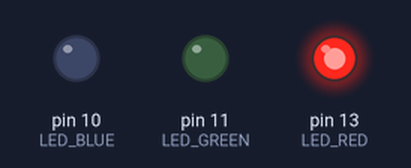
Bench run of a sketch on a simulated Arduino Uno, built with avr-gcc and run on an emulated ATmega328P. Parts: output pins drawn as LEDs (lit = HIGH).

Above: at 0.5 s.
At 2.5 s:
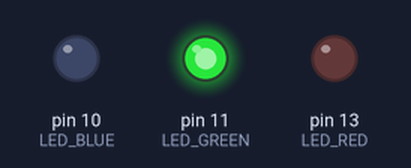
At 3.5 s:
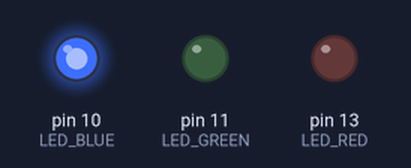
At 4.5 s:
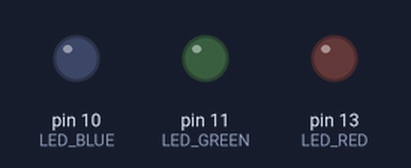
Timing chart, 0 to 6.5 s (numbered marks = the images above):
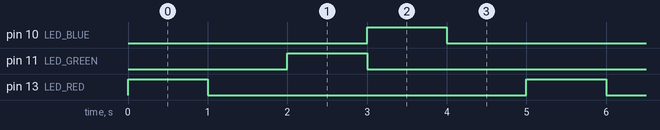

The sketch:

test_led.ino
```cpp
#define LED_RED 13
#define LED_YELLOW 12
#define LED_GREEN 11
#define LED_BLUE 10
#define LED_WHITE 9
#define INCREASE true
#define DECREASE false

unsigned int i;
bool control;

void setup() {
  pinMode(LED_RED, OUTPUT);
  //pinMode(LED_YELLOW, OUTPUT);
  pinMode(LED_GREEN, OUTPUT);
  pinMode(LED_BLUE, OUTPUT);
  //pinMode(LED_WHITE, OUTPUT);
  //i = 0;
  //control = INCREASE;
  Serial.begin(9600);
}

void loop() {

  digitalWrite(LED_WHITE, LOW);
  digitalWrite(LED_RED, HIGH);
  delay(1000);
  digitalWrite(LED_RED, LOW);
  digitalWrite(LED_YELLOW, HIGH);
  delay(1000);
  digitalWrite(LED_YELLOW, LOW);
  digitalWrite(LED_GREEN, HIGH);
  delay(1000);
  digitalWrite(LED_GREEN, LOW);
  digitalWrite(LED_BLUE, HIGH);
  delay(1000);
  digitalWrite(LED_BLUE, LOW);
  digitalWrite(LED_WHITE, HIGH);
  delay(1000);

  /*analogWrite(LED_RED,i);
  Serial.println(i);

  if(control == INCREASE)
  {
    i++;
    if(i == 255)
    {
      control = DECREASE;
    }
  } else if(control == DECREASE)
  {
    i--;
    if(i == 0)
    {
      control = INCREASE;
    }
  }
  delay(10);*/
/*
  analogWrite(LED_RED, 255);
  analogWrite(LED_GREEN, 0);
  analogWrite(LED_BLUE, 0);
  Serial.println("RED");
  delay(1000);

  analogWrite(LED_RED, 0);
  analogWrite(LED_GREEN, 255);
  analogWrite(LED_BLUE, 0);
  Serial.println("GREEN");
  delay(1000);

  analogWrite(LED_RED, 0);
  analogWrite(LED_GREEN, 0);
  analogWrite(LED_BLUE, 255);
  Serial.println("BLUE");
  delay(1000);*/
}
```

Measured:
- by itself, pin 10 (LED_BLUE), pin 11 (LED_GREEN), pin 13 (LED_RED): alternates HIGH for 1.0 s and LOW for 4.0 s
- by itself, everything shown: repeats every 5.0 s, in 5 steps
